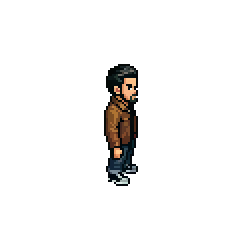
#> input picture assets/luis/luis_idle_east.gif, 124 x 124 px, given in place of luis_idle_south.gif, which was not available (shown 2 times larger)
$ python build_luis_rotation_sheets.py
#> lines starting #> are read from the running program, lines starting #| are printed output that depends on the picture; after the words box and inside, x2 and y2 are one past the last pixel; in counts of white or black regions, pixels touching at a corner belong together; pictures that were not available may be replaced by others from this repository, and a replacement may not be noted
from pathlib import Path

import numpy as np
from PIL import Image


ROOT = Path(__file__).resolve().parents[1]
OUTPUT_DIR = ROOT / "assets"
SOURCE_DIR = ROOT / "assets" / "luis"

FRAME_DIRECTIONS = [
    "south",
    "south_east",
    "east",
    "north_east",
    "north",
    "north_west",
    "west",
    "south_west",
]


def remove_green(image):
    pixels = np.array(image.convert("RGBA"))
    red = pixels[:, :, 0].astype(np.int16)
    green = pixels[:, :, 1].astype(np.int16)
    blue = pixels[:, :, 2].astype(np.int16)
    green_mask = (
        (green > 80)
        & ((green - red) > 24)
        & ((green - blue) > 20)
        & (green > red * 1.12)
        & (green > blue * 1.12)
    )
    pixels[:, :, 3] = np.where(green_mask, 0, pixels[:, :, 3])

    visible = pixels[:, :, 3] > 0
    spill = visible & (green > red + 8) & (green > blue + 8)
    neutral_green = np.maximum(red, blue) + 4
    pixels[:, :, 1] = np.where(spill, np.minimum(green, neutral_green), green).astype(np.uint8)
    return Image.fromarray(pixels, "RGBA")


def main():
    for direction in FRAME_DIRECTIONS:
        idle_path = SOURCE_DIR / f"luis_idle_{direction}.gif"
        idle = Image.open(idle_path)
#> idle is the input picture: PIL image 124x124 P; mean R, G, B, A 3.9, 244, 2.5, 14.2
        if idle.size != (124, 124) or idle.n_frames != 9:
            raise ValueError(
                f"{idle_path.name} must contain nine 124x124 frames; "
                f"found {idle.n_frames} frames at {idle.size}"
            )

        sheet = Image.new("RGBA", (124 * idle.n_frames, 124), (0, 0, 0, 0))
#> sheet: PIL image 1116x124 RGBA; every value is 0
        for frame_index in range(idle.n_frames):
            idle.seek(frame_index)
            frame = remove_green(idle.convert("RGBA"))
            sheet.alpha_composite(frame, (frame_index * 124, 0))
#> this loop made 9 passes
#> pass 1, in remove_green, `red = pixels[:, :, 0].astype(np.int16)`:
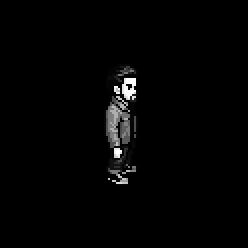
#> red: shape (124, 124) int16 (shown 2 times larger); min 0, max 255, mean 3.9
#> pass 1, in remove_green, `green = pixels[:, :, 1].astype(np.int16)`:
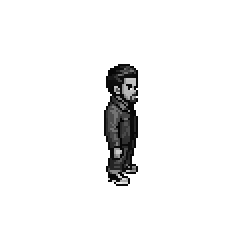
#> green: shape (124, 124) int16 (shown 2 times larger); min 2, max 255, mean 244
#> pass 1, in remove_green, `blue = pixels[:, :, 2].astype(np.int16)`:
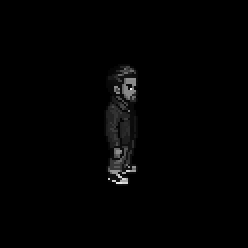
#> blue: shape (124, 124) int16 (shown 2 times larger); min 0, max 233, mean 2.5
#> pass 1, in remove_green, `green_mask = ( (green > 80) & ((green - red) > 24) & ((green - blue) >..`:
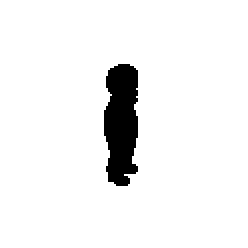
#> green_mask: shape (124, 124) bool (shown 2 times larger); 94.4% white; 1 black region, box (x1, y1, x2, y2) and area: (52, 32, 69, 93) 854
#> after the loop:
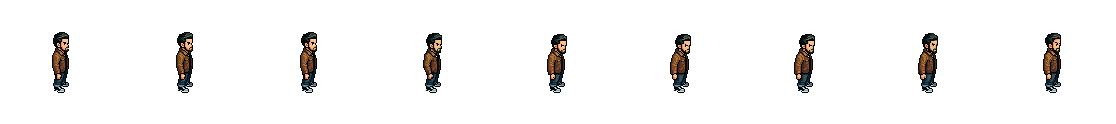
#> sheet: PIL image 1116x124 RGBA; mean R, G, B, A 4, 3.2, 2.5, 14.4; transparent parts drawn white

        output_path = OUTPUT_DIR / f"player_luis_idle_{direction}_sheet.png"
        sheet.save(output_path)
        print(f"{output_path.name}: {idle.n_frames} frames")
#| player_luis_idle_south_sheet.png: 9 frames
#> pass 2 of the loop in main, `for direction in FRAME_DIRECTIONS:`:
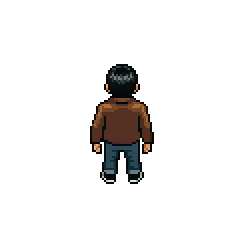
#> input picture assets/luis/luis_idle_north.gif, 124 x 124 px, given in place of luis_idle_south_east.gif, which was not available (shown 2 times larger)
#> in main, idle is the input picture: PIL image 124x124 P; mean R, G, B, A 4.8, 238.3, 3.1, 20.5
#> the loop in main, `for frame_index in range(idle.n_frames):` made 9 passes
#> pass 1, in remove_green (call 10), `green_mask = ( (green > 80) & ((green - red) > 24) & ((green - blue) >..`:
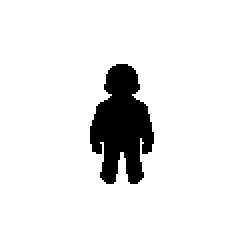
#> green_mask: shape (124, 124) bool (shown 2 times larger); 92% white; 1 black region, box (x1, y1, x2, y2) and area: (45, 32, 77, 92) 1235
#> after the loop in main, `for frame_index in range(idle.n_frames):`:
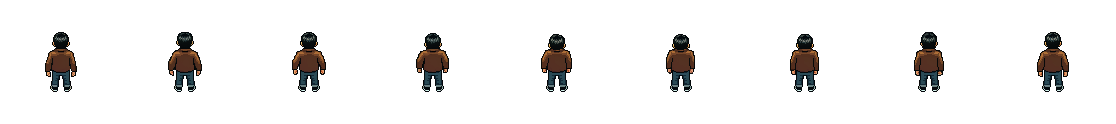
#> sheet: PIL image 1116x124 RGBA; mean R, G, B, A 4.7, 3.7, 3.1, 20.3; transparent parts drawn white
#| player_luis_idle_south_east_sheet.png: 9 frames

    for direction in FRAME_DIRECTIONS:
        walk_path = SOURCE_DIR / f"luis_walk_{direction}.gif"
        walk = Image.open(walk_path)
        if walk.size != (124, 124) or walk.n_frames != 8:
            raise ValueError(
                f"{walk_path.name} must contain eight 124x124 frames; "
                f"found {walk.n_frames} frames at {walk.size}"
            )

        sheet = Image.new("RGBA", (124 * walk.n_frames, 124), (0, 0, 0, 0))
        for frame_index in range(walk.n_frames):
            walk.seek(frame_index)
            frame = remove_green(walk.convert("RGBA"))
            sheet.alpha_composite(frame, (frame_index * 124, 0))

        output_path = OUTPUT_DIR / f"player_luis_walk_{direction}_sheet.png"
        sheet.save(output_path)
        print(f"{output_path.name}: {walk.n_frames} frames")

    for direction in FRAME_DIRECTIONS:
        run_path = SOURCE_DIR / f"luis_run_{direction}.gif"
        run = Image.open(run_path)
        if run.size != (124, 124) or run.n_frames != 8:
            raise ValueError(
                f"{run_path.name} must contain eight 124x124 frames; "
                f"found {run.n_frames} frames at {run.size}"
            )

        sheet = Image.new("RGBA", (124 * run.n_frames, 124), (0, 0, 0, 0))
        for frame_index in range(run.n_frames):
            run.seek(frame_index)
            frame = remove_green(run.convert("RGBA"))
            sheet.alpha_composite(frame, (frame_index * 124, 0))

        output_path = OUTPUT_DIR / f"player_luis_run_{direction}_sheet.png"
        sheet.save(output_path)
        print(f"{output_path.name}: {run.n_frames} frames")


if __name__ == "__main__":
#> (the run stopped early here; a loop or call above may not have finished)
